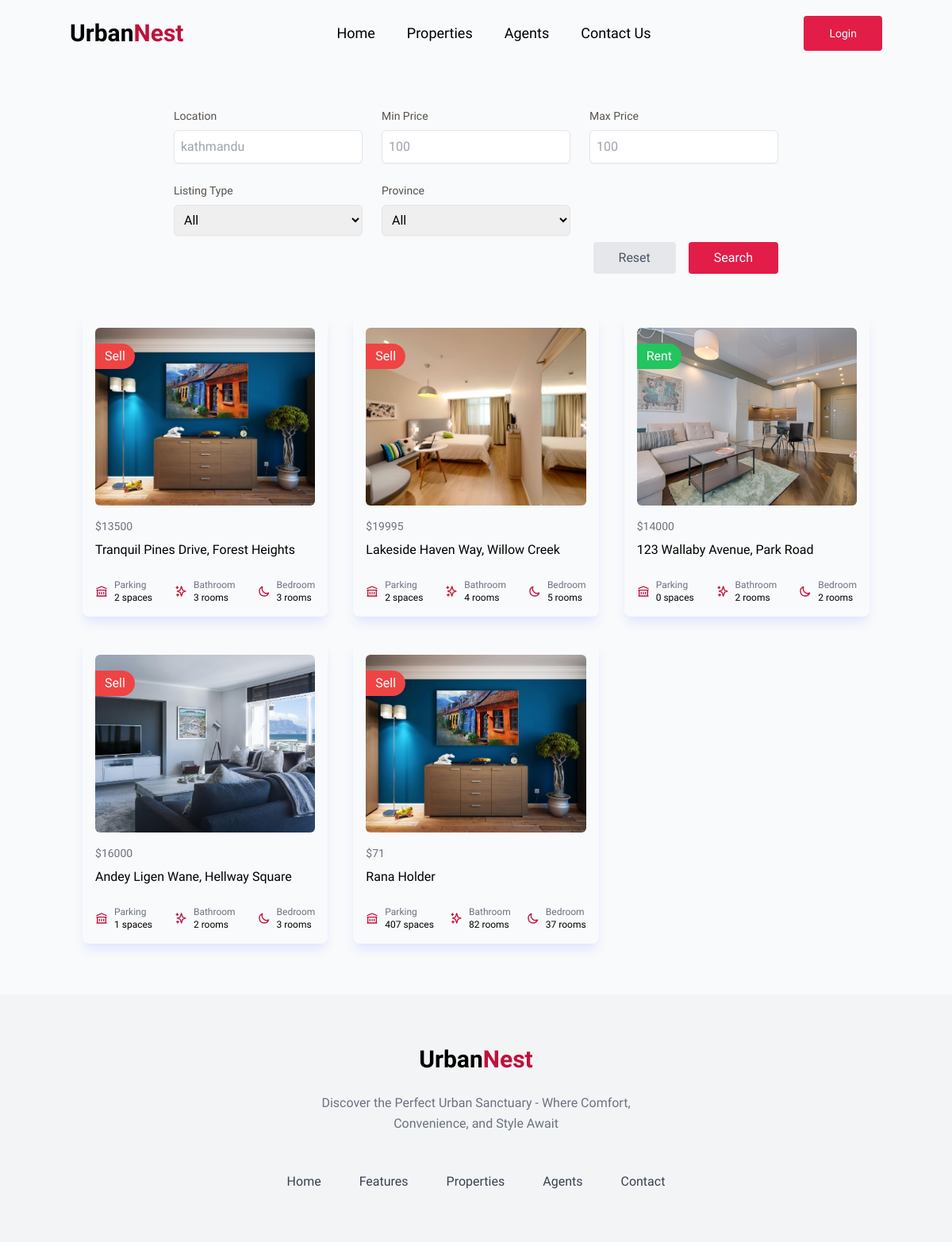
Page /properties/ on the committed database.
### spacenest/models.py (models this page shows, shortened)
class Property(models.Model):
    PROVINCE_CHOICES = [
        ("koshi", _("Koshi Province")),
        ("madhesh", _("Madhesh Province")),
        ("bagmati", _("Bagmati Province")),
        ("gandaki", _("Gandaki Province")),
        ("lumbini", _("Lumbini Province")),
        ("karnali", _("Karnali Province")),
        ("sudurpashchim", _("Sudurpashchim Province")),
    ]
    LISTING_TYPE_CHOICES = [
        ("sell", _("Sell")),
        ("rent", _("Rent")),
    ]
    id = models.CharField(
        _("ID"), primary_key=True, max_length=22, default=shortuuid.uuid, editable=False
    )
    name = models.CharField(_("Property Name"), max_length=200)
    location = models.CharField(_("Location"), max_length=200)
    province = models.CharField(_("Province"), max_length=200, choices=PROVINCE_CHOICES)
    listing_type = models.CharField(
        _("Listing Type"), max_length=20, choices=LISTING_TYPE_CHOICES
    )
    description = models.TextField(null=True, blank=True)
    price = models.PositiveIntegerField(_("Price"))
    property_image = models.ImageField(
        _("Property Image"),
        upload_to="property/",
        default="property/default.jpg",
        null=True,
        blank=True,
    )
    owner = models.ForeignKey(User, on_delete=models.CASCADE, verbose_name=_("Owner"))
    parking = models.PositiveIntegerField(_("Parking Space"), default=0)
    bathroom = models.PositiveIntegerField(_("Bathroom"), default=0)
    bedroom = models.PositiveIntegerField(_("Bedroom"), default=0)
    class Meta:
        verbose_name_plural = "Properties"

### spacenest/views.py (the view)
# urls.py: path("properties/", property_list, name="properties"),
def property_list(request):
    properties = Property.objects.values_list(
        "id",
        "name",
        "listing_type",
        "price",
        "property_image",
        "parking",
        "bathroom",
        "bedroom",
    )
    if request.method == "GET":
        location = request.GET.get("location")
        min_price = request.GET.get("min-price")
        max_price = request.GET.get("max-price")
        listing_type = request.GET.get("listing-type")
        province = request.GET.get("province")
        filters = Q()
        if location:
            filters &= Q(location__icontains=location)
        if min_price:
            filters &= Q(price__gte=min_price)
        if max_price:
            filters &= Q(price__lte=max_price)
        if listing_type and listing_type != "all":
            filters &= Q(listing_type=listing_type)
        if province and province != "all":
            filters &= Q(province=province)
        properties = Property.objects.filter(filters)
    context = {"properties": properties}
    return render(request, "spacenest/properties.html", context)

### spacenest/context_processors.py (called while the page is built)
def inbox(request):
    mails = None
    if request.user.is_authenticated:
        try:
            mails = Mailbox.objects.filter(receiver=request.user)
            return {"mails": mails}
        except Mailbox.DoesNotExist:
            return {"mails": 0}
    return {"mails": mails}

### spacenest/templates/spacenest/properties.html (shortened to what this page needs)
{% extends "main.html" %} {% block content %} {% load static %}
<section class="container mx-auto mt-5 mb-16">
  <div class=" flex items-center justify-center gap-4 text-center">
    <div class="m-2 max-w-screen-lg">
      <form action="" class="p-6">
        <div class=" grid grid-cols-1 gap-6 md:grid-cols-2 lg:grid-cols-3 xl:grid-cols-5 ">
          <div class="flex flex-col">
            <label for="location" class="text-left text-stone-600 text-sm font-medium">Location</label>
            <input type="text" name="location" id="location" name="location" placeholder="kathmandu"
              class="mt-2 block w-full rounded-md border border-gray-200 px-2 py-2 shadow-sm outline-none focus:border-blue-500 focus:ring focus:ring-blue-200 focus:ring-opacity-50" />
          </div>
          <div class="flex flex-col">
            <label for="min-price" class="text-left text-stone-600 text-sm font-medium">Min Price</label>
            <input type="number" min="0" id="min-price" name="min-price" placeholder="100"
              class="mt-2 block w-full rounded-md border border-gray-200 px-2 py-2 shadow-sm outline-none focus:border-blue-500 focus:ring focus:ring-blue-200 focus:ring-opacity-50" />
          </div>
          <div class="flex flex-col">
            <label for="max-price" class="text-left text-stone-600 text-sm font-medium">Max Price</label>
            <input type="number" min="0" id="max-price" name="max-price" placeholder="100"
              class="mt-2 block w-full rounded-md border border-gray-200 px-2 py-2 shadow-sm outline-none focus:border-blue-500 focus:ring focus:ring-blue-200 focus:ring-opacity-50" />
          </div>
          <div class="flex flex-col">
            <label for="status" class="text-left text-stone-600 text-sm font-medium">Listing Type</label>
            <select id="status" name="listing-type"
              class="mt-2 block w-full rounded-md border border-gray-200 px-2 py-2 shadow-sm outline-none focus:border-blue-500 focus:ring focus:ring-blue-200 focus:ring-opacity-50">
              <option value="all">All</option>
            </select>
          </div>
          <div class="flex flex-col">
            <label for="status" class="text-left text-stone-600 text-sm font-medium">Province</label>
            <select id="status" name="province"
              class="mt-2 block w-full rounded-md border border-gray-200 px-2 py-2 shadow-sm outline-none focus:border-blue-500 focus:ring focus:ring-blue-200 focus:ring-opacity-50">
              <option value="all">All</option>
            </select>
          </div>
        </div>
        <div class="grid w-full mt-2 grid-cols-2 justify-end space-x-4 md:flex">
          <button type="reset"
            class="active:scale-95 rounded bg-gray-200 px-8 py-2 font-medium text-gray-600 outline-none focus:ring hover:opacity-90">
            Reset
          </button>
          <button type="submit"
          name="search"
            class="active:scale-95 rounded bg-rose-600 px-8 py-2 font-medium text-white outline-none focus:ring hover:opacity-90">
            Search
          </button>
        </div>
      </form>
    </div>
  </div>
  <div class="grid lg:grid-cols-3 gap-8 px-4 my-5">
    {% for property in properties %}
    <div class="block rounded-lg p-4 shadow-lg shadow-indigo-100 overflow-hidden relative">
      <span class="px-3 absolute mt-5 text-white rounded-r-full py-1 {% if property.listing_type == 'sell' %}bg-red-500{% else %}bg-green-500{% endif %} capitalize">{{property.listing_type}}</span>
      <a href="{% url 'property' property.id %}">
      <img alt="" src="{{property.property_image.url}}" class="h-56 w-full rounded-md object-cover" />
      </a>
      <div class="mt-2">
        <dl>
          <div class="flex items-center justify-between py-2">
            <dd class="text-sm text-gray-500">${{property.price}}</dd>
          </div>
          <div>
            <a href="{% url 'property' property.id %}">
            <dd class="font-medium">{{property.name}}</dd>
            </a>
          </div>
        </dl>
        <div class="mt-6 flex items-center justify-between text-xs">
          <div class="sm:inline-flex sm:shrink-0 sm:items-center sm:gap-2">
            <svg class="size-4 text-rose-700" xmlns="http://www.w3.org/2000/svg" fill="none" viewBox="0 0 24 24"
              stroke="currentColor">
              <path stroke-linecap="round" stroke-linejoin="round" stroke-width="2"
                d="M8 14v3m4-3v3m4-3v3M3 21h18M3 10h18M3 7l9-4 9 4M4 10h16v11H4V10z" />
            </svg>
            <div class="mt-1.5 sm:mt-0">
              <p class="text-gray-500">Parking</p>
              <p class="font-medium">{{property.parking}} spaces</p>
            </div>
          </div>
          <div class="sm:inline-flex sm:shrink-0 sm:items-center sm:gap-2">
            <svg class="size-4 text-rose-700" xmlns="http://www.w3.org/2000/svg" fill="none" viewBox="0 0 24 24"
              stroke="currentColor">
              <path stroke-linecap="round" stroke-linejoin="round" stroke-width="2"
                d="M5 3v4M3 5h4M6 17v4m-2-2h4m5-16l2.286 6.857L21 12l-5.714 2.143L13 21l-2.286-6.857L5 12l5.714-2.143L13 3z" />
            </svg>
            <div class="mt-1.5 sm:mt-0">
              <p class="text-gray-500">Bathroom</p>
              <p class="font-medium">{{property.bathroom}} rooms</p>
            </div>
          </div>
          <div class="sm:inline-flex sm:shrink-0 sm:items-center sm:gap-2">
            <svg class="size-4 text-rose-700" xmlns="http://www.w3.org/2000/svg" fill="none" viewBox="0 0 24 24"
              stroke="currentColor">
              <path stroke-linecap="round" stroke-linejoin="round" stroke-width="2"
                d="M20.354 15.354A9 9 0 018.646 3.646 9.003 9.003 0 0012 21a9.003 9.003 0 008.354-5.646z" />
            </svg>
            <div class="mt-1.5 sm:mt-0">
              <p class="text-gray-500">Bedroom</p>
              <p class="font-medium">{{property.bedroom}} rooms</p>
            </div>
          </div>
        </div>
      </div>
    </div>
    {% endfor %}
  </div>
</section>
{% endblock content %}

### rows in the picture
Property: listing_type "Sell", property_image (picture), price "13500", name "Tranquil Pines Drive, Forest Heights", parking "2", bathroom "3", bedroom "3"
Property: listing_type "Sell", property_image (picture), price "19995", name "Lakeside Haven Way, Willow Creek", parking "2", bathroom "4", bedroom "5"
Property: listing_type "Rent", property_image (picture), price "14000", name "123 Wallaby Avenue, Park Road", parking "0", bathroom "2", bedroom "2"
Property: listing_type "Sell", property_image (picture), price "16000", name "Andey Ligen Wane, Hellway Square", parking "1", bathroom "2", bedroom "3"
Property: listing_type "Sell", property_image (picture), price "71", name "Rana Holder", parking "407", bathroom "82", bedroom "37"
